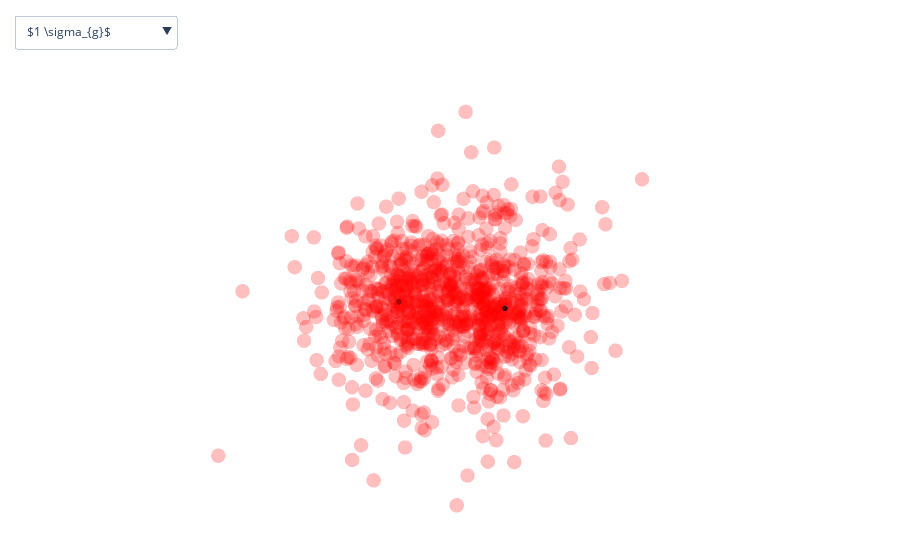

Here is the notebook cell this chart was saved with:
### Markdown cell above
### Scatterplot

### Code cell
import plotly.graph_objects as go
import plotly.io as pio
pio.renderers.default = 'jupyterlab'
# pio.renderers.default = 'browser'

mo_notations = [
    '1 sigma g',
    '1 sigma u *',
    '1 pi u',
    '2 sigma g',
    '2 sigma u *',
    '3 sigma g',
    '1 pi g *',
    '3 sigma u *',
]

mo_latex = {
    '1 sigma g': r"$1 \sigma_{g}$",
    '1 sigma u *': r"$1 \sigma_{u}^{\ast}$",
    '1 pi u': r"$1 \pi_{u}$",
    '2 sigma g' : r"$2 \sigma_{g}$",
    '3 sigma g' : r"$3 \sigma_{g}$",
    '2 sigma u *' : r"$2 \sigma_{u}^{*}$",
    '1 pi g *' : r"$1 \pi_{g}^{*}$",
    '3 sigma u *' : r"$3 \sigma_{u}^{*}$",
}

mo_range = {
    '1 sigma g': 2,
    '1 sigma u *': 3,
    '1 pi u': 6,
    '2 sigma g': 7,
    '2 sigma u *': 8,
    '3 sigma g': 9,
    '1 pi g *': 9,
    '3 sigma u *': 15,
}

opacity = 0.25
sample_size = 1000

# y, z, x
fig = go.Figure()



fig.update_layout(
    template='plotly_white',
    margin=dict(l=5, r=5, t=5, b=5),
    height = 500,
    showlegend=False,
    scene = dict(
        xaxis_visible=False,
        yaxis_visible=False,
        zaxis_visible=False,
    )
)

buttons = []

for ind, mo_notation in enumerate(mo_notations):
    n, mu, l = mo_nums[mo_notation]
    
    # retrieve Lambda from file
    filename = f"data_scatter/samples_{n}{mu}{l}.npy"
    filedir = os.path.join(os.path.abspath(''), filename)
    samples_loaded = np.load(filedir)

    points = samples_loaded[:sample_size, :3]
    points_sign = samples_loaded[:sample_size, 3].astype(bool)

    pos_points = points[points_sign, :]
    neg_points = points[np.logical_not(points_sign), :]
    
    init_visible = True if ind == 0 else False
    
    fig.add_trace(
        go.Scatter3d(
            visible=init_visible,
            x=pos_points[:, 1], 
            y=pos_points[:, 2], 
            z=pos_points[:, 0],
            mode='markers',
            marker=dict(
                size=5,
                color='red',                
                opacity=opacity
            )
        )
    )
    fig.add_trace(
        go.Scatter3d(
            visible=init_visible,
            x=neg_points[:, 1], 
            y=neg_points[:, 2], 
            z=neg_points[:, 0],
            mode='markers',
            marker=dict(
                size=5,
                color='blue',                
                opacity=opacity
            )
        )
    )
    
    button = dict(
        label=mo_latex[mo_notation],
        method='update',
        args=[{'visible': [False] * 17}])
    
    button['args'][0]['visible'][-1] = True
    button['args'][0]['visible'][2*ind] = True
    button['args'][0]['visible'][2*ind+1] = True
    buttons.append(button)

fig.add_trace(
    go.Scatter3d(
        x=[0, 0],
        y=[-1, 1],
        z=[0, 0],
        mode='markers',
        marker=dict(
            size=2,
            color='black',
            opacity=1.0
        )
    )
)
    
fig.update_traces(
    hoverinfo='skip',
    showlegend=False
)
    
fig.update_layout(
    updatemenus=[
        dict(
            active=0,
            buttons=buttons,
            direction="down",
            pad={"r": 10, "t": 10},
            showactive=True,
            x=0.01,
            xanchor="left",
            y=1.1,
            yanchor="top"
        )
    ]
)



fig.update_layout(
    scene = dict(
        xaxis = dict(range=[-24, 24]),
        yaxis = dict(range=[-40, 40]),
        zaxis = dict(range=[-24, 24]),
        aspectratio=dict(x=24, 
                         y=40, 
                         z=24,),
        camera=dict(eye=dict(x=25, y=3.0, z=3.0))))


"""

_range = mo_range[mo_notation] * 1.7
ranges = [[-_range*0.7, _range*0.7], 
          [-_range*0.7, _range*0.7], 
          [-_range, _range]]



fig.update_layout(
    scene = dict(
        xaxis = dict(range=ranges[1]),
        yaxis = dict(range=ranges[2]),
        zaxis = dict(range=ranges[0]),
        aspectratio=dict(x=(ranges[1][1] - ranges[1][0]), 
                         y=(ranges[2][1] - ranges[2][0]), 
                         z=(ranges[0][1] - ranges[0][0]),),
        camera=dict(eye=dict(x=_range*3.5, y=3.0, z=3.0))))

"""
fig.show()

### Figure 1 — Plotly figure (JSON) as saved in the notebook; plotly's stock layout.template omitted (floating-point values rounded to 4 significant figures; data arrays with more than 128 entries replaced by an {"elided": "..."} marker saying what was removed)
{"data": [{"hoverinfo": "skip", "marker": {"color": "red", "opacity": 0.25, "size": 5}, "mode": "markers", "showlegend": false, "type": "scatter3d", "visible": true, "x": {"elided": "1000 float values"}, "y": {"elided": "1000 float values"}, "z": {"elided": "1000 float values"}}, {"hoverinfo": "skip", "marker": {"color": "blue", "opacity": 0.25, "size": 5}, "mode": "markers", "showlegend": false, "type": "scatter3d", "visible": true, "x": [], "y": [], "z": []}, {"hoverinfo": "skip", "marker": {"color": "red", "opacity": 0.25, "size": 5}, "mode": "markers", "showlegend": false, "type": "scatter3d", "visible": false, "x": {"elided": "500 float values"}, "y": {"elided": "500 float values"}, "z": {"elided": "500 float values"}}, {"hoverinfo": "skip", "marker": {"color": "blue", "opacity": 0.25, "size": 5}, "mode": "markers", "showlegend": false, "type": "scatter3d", "visible": false, "x": {"elided": "500 float values"}, "y": {"elided": "500 float values"}, "z": {"elided": "500 float values"}}, {"hoverinfo": "skip", "marker": {"color": "red", "opacity": 0.25, "size": 5}, "mode": "markers", "showlegend": false, "type": "scatter3d", "visible": false, "x": {"elided": "509 float values"}, "y": {"elided": "509 float values"}, "z": {"elided": "509 float values"}}, {"hoverinfo": "skip", "marker": {"color": "blue", "opacity": 0.25, "size": 5}, "mode": "markers", "showlegend": false, "type": "scatter3d", "visible": false, "x": {"elided": "491 float values"}, "y": {"elided": "491 float values"}, "z": {"elided": "491 float values"}}, {"hoverinfo": "skip", "marker": {"color": "red", "opacity": 0.25, "size": 5}, "mode": "markers", "showlegend": false, "type": "scatter3d", "visible": false, "x": [-0.05908, -0.7145, 0.5795, -0.01924, 0.5601, -0.5915, -0.4493, -0.4361, -0.09046, -0.3238, 1.004, -0.6634, 0.5317, 0.4417, 0.4023, 0.9304, 0.001614, -0.4764, 0.1838, 0.07291, 0.1124, -0.6593, 0.4048, -0.5561, -0.3435, 0.5448, -0.1581, -0.9523, 0.2853, 0.04054, -0.08764, 0.008807, 0.3521, 0.1412, -0.006374, 0.09434, -0.1349, 0.5037, -0.2516, 0.2337, 0.2883, 0.2034, 0.5552, 0.2433, -0.2659, 0.3732, -0.2657, -0.1833, 0.1304, -0.1147, 0.5956, -0.2149, 0.2342, -0.4557, 0.3499, -0.3188, -0.08388, -0.2652, -0.5381, 0.1153, 0.1774, -0.7232, 0.9109, -0.1193, -0.2358, 0.5123, 1.017, 1.196, 0.06476, -0.6239, 0.4865, -0.9383, 0.002041, -0.5406, -0.4631, 0.1543, 0.005689, 0.1475, -0.6209, 0.3725, -0.2445, -0.2982, 0.05529, 0.3225, 0.1791], "y": [0, -0.2529, 0.7808, 0.7383, -0.5321, 1.143, 0.1694, -1.267, 0.6, -0.4223, 0.1181, -0.09896, 0, -0.9471, 0.3605, 0.9348, 0, 0.975, -1.016, 1.192, 0.6337, -0.4917, -1.034, -1.317, 0.554, 0.1418, -0.2483, -0.05794, -0.08498, -0.3118, -0.2051, 1.079, -1.487, -0.3899, 0.458, -0.165, 0, 0.0916, 0.3824, -0.5982, 0.1832, -0.985, -0.2836, -0.4322, 1.169, 0.2492, 0.3145, 0.2923, -0.04212, -0.165, -1.101, 0.1847, -0.7676, 0.4985, -1.194, -1.039, -1.08, -0.691, -0.6337, -0.3386, 0.8906, 0.7129, -0.9905, 0.5667, -0.8111, -0.3101, 0.1402, -0.06382, 0.6973, 0.739, 0.4155, 0.2259, 0.1242, 0.3211, 0.09381, -0.6576, -1.234, 0.334, 0.2568, 0.2216, 0.3366, -0.9121, -0.9309, -0.4997, 0.04212], "z": [0.4412, -0.04037, 0.234, 0.06146, 0.09135, 0.3403, 0.8348, -0.02241, -0.2453, 0.7034, -0.2759, -0.1583, -0.7289, -0.001691, 0.1811, -0.511, -0.2134, 0.06058, 0.1412, -0.732, -0.5409, 0.4984, -0.1916, 0.2249, -0.3058, 0.1957, -0.02399, -0.3235, -0.02771, -1.129, -0.03105, -0.1939, -0.6383, 0.5997, -0.4636, 0.8904, 0.3199, -0.05102, 0.0907, -0.5638, -0.4099, 0.2078, 0.1074, -0.203, 0.2518, 0.5748, 0.7339, 0.09065, -0.2166, 0.888, -0.2206, 0.474, 0.8536, -0.448, -0.3545, -0.1494, -0.2813, -0.6547, 0.125, 0.5977, 0.4287, 0.5708, -0.4236, -0.2934, -0.2112, 0.551, -0.9476, 0.09809, -0.0219, 0.2502, -0.06327, 0.08679, -0.1637, -0.6187, 0.3206, -0.6, 0.4138, -0.1376, -1.023, -0.1796, -0.88, -0.2515, 0.2102, 0.2931, -0.1785]}, {"hoverinfo": "skip", "marker": {"color": "blue", "opacity": 0.25, "size": 5}, "mode": "markers", "showlegend": false, "type": "scatter3d", "visible": false, "x": {"elided": "915 float values"}, "y": {"elided": "915 float values"}, "z": {"elided": "915 float values"}}, {"hoverinfo": "skip", "marker": {"color": "red", "opacity": 0.25, "size": 5}, "mode": "markers", "showlegend": false, "type": "scatter3d", "visible": false, "x": {"elided": "481 float values"}, "y": {"elided": "481 float values"}, "z": {"elided": "481 float values"}}, {"hoverinfo": "skip", "marker": {"color": "blue", "opacity": 0.25, "size": 5}, "mode": "markers", "showlegend": false, "type": "scatter3d", "visible": false, "x": {"elided": "519 float values"}, "y": {"elided": "519 float values"}, "z": {"elided": "519 float values"}}, {"hoverinfo": "skip", "marker": {"color": "red", "opacity": 0.25, "size": 5}, "mode": "markers", "showlegend": false, "type": "scatter3d", "visible": false, "x": {"elided": "594 float values"}, "y": {"elided": "594 float values"}, "z": {"elided": "594 float values"}}, {"hoverinfo": "skip", "marker": {"color": "blue", "opacity": 0.25, "size": 5}, "mode": "markers", "showlegend": false, "type": "scatter3d", "visible": false, "x": {"elided": "406 float values"}, "y": {"elided": "406 float values"}, "z": {"elided": "406 float values"}}, {"hoverinfo": "skip", "marker": {"color": "red", "opacity": 0.25, "size": 5}, "mode": "markers", "showlegend": false, "type": "scatter3d", "visible": false, "x": {"elided": "485 float values"}, "y": {"elided": "485 float values"}, "z": {"elided": "485 float values"}}, {"hoverinfo": "skip", "marker": {"color": "blue", "opacity": 0.25, "size": 5}, "mode": "markers", "showlegend": false, "type": "scatter3d", "visible": false, "x": {"elided": "515 float values"}, "y": {"elided": "515 float values"}, "z": {"elided": "515 float values"}}, {"hoverinfo": "skip", "marker": {"color": "red", "opacity": 0.25, "size": 5}, "mode": "markers", "showlegend": false, "type": "scatter3d", "visible": false, "x": {"elided": "510 float values"}, "y": {"elided": "510 float values"}, "z": {"elided": "510 float values"}}, {"hoverinfo": "skip", "marker": {"color": "blue", "opacity": 0.25, "size": 5}, "mode": "markers", "showlegend": false, "type": "scatter3d", "visible": false, "x": {"elided": "490 float values"}, "y": {"elided": "490 float values"}, "z": {"elided": "490 float values"}}, {"hoverinfo": "skip", "marker": {"color": "black", "opacity": 1, "size": 2}, "mode": "markers", "showlegend": false, "type": "scatter3d", "visible": true, "x": [0, 0], "y": [-1, 1], "z": [0, 0]}], "layout": {"autosize": true, "margin": {"b": 5, "l": 5, "r": 5, "t": 5}, "scene": {"aspectratio": {"x": 24, "y": 40, "z": 24}, "camera": {"center": {"x": 0, "y": 0, "z": 0}, "eye": {"x": 4.866, "y": 1.92, "z": 0.8286}, "projection": {"type": "perspective"}, "up": {"x": 0, "y": 0, "z": 1}}, "xaxis": {"range": [-24, 24], "type": "linear", "visible": false}, "yaxis": {"range": [-40, 40], "type": "linear", "visible": false}, "zaxis": {"range": [-24, 24], "type": "linear", "visible": false}}, "showlegend": false, "updatemenus": [{"active": 0, "buttons": [{"args": [{"visible": [true, true, false, false, false, false, false, false, false, false, false, false, false, false, false, false, true]}], "label": "$1 \\sigma_{g}$", "method": "update"}, {"args": [{"visible": [false, false, true, true, false, false, false, false, false, false, false, false, false, false, false, false, true]}], "label": "$1 \\sigma_{u}^{\\ast}$", "method": "update"}, {"args": [{"visible": [false, false, false, false, true, true, false, false, false, false, false, false, false, false, false, false, true]}], "label": "$1 \\pi_{u}$", "method": "update"}, {"args": [{"visible": [false, false, false, false, false, false, true, true, false, false, false, false, false, false, false, false, true]}], "label": "$2 \\sigma_{g}$", "method": "update"}, {"args": [{"visible": [false, false, false, false, false, false, false, false, true, true, false, false, false, false, false, false, true]}], "label": "$2 \\sigma_{u}^{*}$", "method": "update"}, {"args": [{"visible": [false, false, false, false, false, false, false, false, false, false, true, true, false, false, false, false, true]}], "label": "$3 \\sigma_{g}$", "method": "update"}, {"args": [{"visible": [false, false, false, false, false, false, false, false, false, false, false, false, true, true, false, false, true]}], "label": "$1 \\pi_{g}^{*}$", "method": "update"}, {"args": [{"visible": [false, false, false, false, false, false, false, false, false, false, false, false, false, false, true, true, true]}], "label": "$3 \\sigma_{u}^{*}$", "method": "update"}], "direction": "down", "pad": {"r": 10, "t": 10}, "showactive": true, "x": 0.01, "xanchor": "left", "y": 1.1, "yanchor": "top"}]}}
